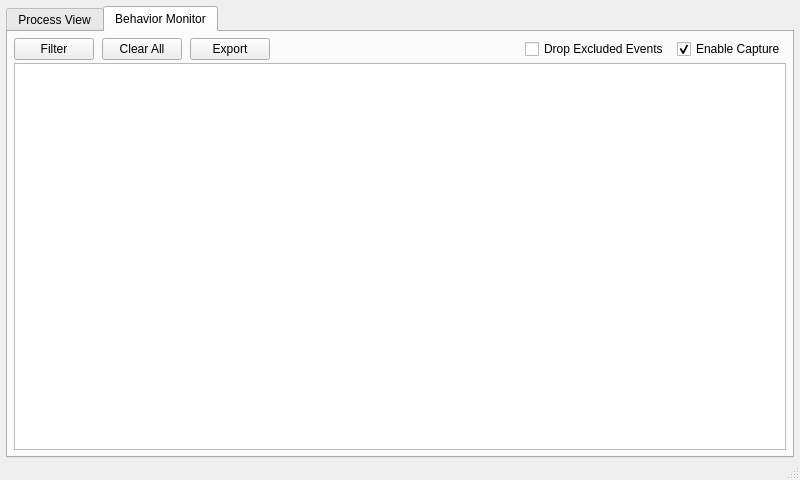
<?xml version="1.0" encoding="UTF-8"?>
<ui version="4.0">
 <class>MainWindow</class>
 <widget class="QMainWindow" name="MainWindow">
  <property name="geometry">
   <rect>
    <x>0</x>
    <y>0</y>
    <width>800</width>
    <height>480</height>
   </rect>
  </property>
  <property name="minimumSize">
   <size>
    <width>800</width>
    <height>480</height>
   </size>
  </property>
  <property name="windowTitle">
   <string>Syscall Monitor</string>
  </property>
  <property name="windowIcon">
   <iconset resource="resource.qrc">
    <normaloff>:/SyscallMon.ico</normaloff>:/SyscallMon.ico</iconset>
  </property>
  <widget class="QWidget" name="centralWidget">
   <layout class="QVBoxLayout" name="verticalLayout">
    <property name="spacing">
     <number>0</number>
    </property>
    <property name="leftMargin">
     <number>6</number>
    </property>
    <property name="topMargin">
     <number>6</number>
    </property>
    <property name="rightMargin">
     <number>6</number>
    </property>
    <property name="bottomMargin">
     <number>6</number>
    </property>
    <item>
     <widget class="QTabWidget" name="tabWidget">
      <property name="currentIndex">
       <number>1</number>
      </property>
      <widget class="QWidget" name="tab_1">
       <attribute name="title">
        <string>Process View</string>
       </attribute>
       <layout class="QVBoxLayout" name="verticalLayout_2">
        <property name="spacing">
         <number>0</number>
        </property>
        <property name="leftMargin">
         <number>0</number>
        </property>
        <property name="topMargin">
         <number>0</number>
        </property>
        <property name="rightMargin">
         <number>0</number>
        </property>
        <property name="bottomMargin">
         <number>0</number>
        </property>
        <item>
         <widget class="QTreeView" name="treeView_Process">
          <property name="contextMenuPolicy">
           <enum>Qt::CustomContextMenu</enum>
          </property>
          <property name="frameShadow">
           <enum>QFrame::Sunken</enum>
          </property>
          <property name="lineWidth">
           <number>1</number>
          </property>
          <property name="verticalScrollMode">
           <enum>QAbstractItemView::ScrollPerItem</enum>
          </property>
         </widget>
        </item>
       </layout>
      </widget>
      <widget class="QWidget" name="tab_2">
       <attribute name="title">
        <string>Behavior Monitor</string>
       </attribute>
       <layout class="QVBoxLayout" name="verticalLayout_3">
        <property name="spacing">
         <number>3</number>
        </property>
        <property name="leftMargin">
         <number>6</number>
        </property>
        <property name="topMargin">
         <number>6</number>
        </property>
        <property name="rightMargin">
         <number>6</number>
        </property>
        <property name="bottomMargin">
         <number>6</number>
        </property>
        <item>
         <layout class="QGridLayout" name="gridLayout">
          <property name="horizontalSpacing">
           <number>8</number>
          </property>
          <item row="0" column="3">
           <widget class="QLabel" name="labal_FilterStatus">
            <property name="sizePolicy">
             <sizepolicy hsizetype="Minimum" vsizetype="Minimum">
              <horstretch>0</horstretch>
              <verstretch>0</verstretch>
             </sizepolicy>
            </property>
            <property name="minimumSize">
             <size>
              <width>250</width>
              <height>0</height>
             </size>
            </property>
            <property name="baseSize">
             <size>
              <width>0</width>
              <height>0</height>
             </size>
            </property>
            <property name="text">
             <string/>
            </property>
            <property name="textFormat">
             <enum>Qt::PlainText</enum>
            </property>
           </widget>
          </item>
          <item row="0" column="5">
           <widget class="QCheckBox" name="checkBox_EnableCapture">
            <property name="sizePolicy">
             <sizepolicy hsizetype="Fixed" vsizetype="Fixed">
              <horstretch>0</horstretch>
              <verstretch>0</verstretch>
             </sizepolicy>
            </property>
            <property name="text">
             <string>Enable Capture</string>
            </property>
            <property name="checked">
             <bool>true</bool>
            </property>
           </widget>
          </item>
          <item row="0" column="0">
           <widget class="QPushButton" name="pushButton_OpenFilter">
            <property name="sizePolicy">
             <sizepolicy hsizetype="Fixed" vsizetype="Fixed">
              <horstretch>0</horstretch>
              <verstretch>0</verstretch>
             </sizepolicy>
            </property>
            <property name="text">
             <string>Filter</string>
            </property>
           </widget>
          </item>
          <item row="0" column="4">
           <widget class="QCheckBox" name="checkBox_DropExclude">
            <property name="sizePolicy">
             <sizepolicy hsizetype="Fixed" vsizetype="Fixed">
              <horstretch>0</horstretch>
              <verstretch>0</verstretch>
             </sizepolicy>
            </property>
            <property name="text">
             <string>Drop Excluded Events</string>
            </property>
            <property name="checked">
             <bool>false</bool>
            </property>
           </widget>
          </item>
          <item row="0" column="1">
           <widget class="QPushButton" name="pushButton_ClearEvents">
            <property name="sizePolicy">
             <sizepolicy hsizetype="Fixed" vsizetype="Fixed">
              <horstretch>0</horstretch>
              <verstretch>0</verstretch>
             </sizepolicy>
            </property>
            <property name="text">
             <string>Clear All</string>
            </property>
           </widget>
          </item>
          <item row="0" column="2">
           <widget class="QPushButton" name="pushButton_Export">
            <property name="sizePolicy">
             <sizepolicy hsizetype="Fixed" vsizetype="Fixed">
              <horstretch>0</horstretch>
              <verstretch>0</verstretch>
             </sizepolicy>
            </property>
            <property name="text">
             <string>Export</string>
            </property>
           </widget>
          </item>
         </layout>
        </item>
        <item>
         <widget class="QTableView" name="tableView_Event">
          <property name="sizePolicy">
           <sizepolicy hsizetype="Expanding" vsizetype="Expanding">
            <horstretch>0</horstretch>
            <verstretch>0</verstretch>
           </sizepolicy>
          </property>
          <property name="contextMenuPolicy">
           <enum>Qt::CustomContextMenu</enum>
          </property>
          <property name="autoFillBackground">
           <bool>false</bool>
          </property>
          <property name="selectionMode">
           <enum>QAbstractItemView::SingleSelection</enum>
          </property>
          <property name="selectionBehavior">
           <enum>QAbstractItemView::SelectRows</enum>
          </property>
          <property name="verticalScrollMode">
           <enum>QAbstractItemView::ScrollPerItem</enum>
          </property>
          <property name="horizontalScrollMode">
           <enum>QAbstractItemView::ScrollPerPixel</enum>
          </property>
         </widget>
        </item>
       </layout>
      </widget>
     </widget>
    </item>
   </layout>
  </widget>
  <widget class="QStatusBar" name="statusBar">
   <property name="enabled">
    <bool>true</bool>
   </property>
   <property name="minimumSize">
    <size>
     <width>0</width>
     <height>16</height>
    </size>
   </property>
   <property name="toolTip">
    <string/>
   </property>
   <property name="statusTip">
    <string/>
   </property>
  </widget>
 </widget>
 <layoutdefault spacing="6" margin="11"/>
 <resources>
  <include location="resource.qrc"/>
 </resources>
 <connections/>
</ui>
